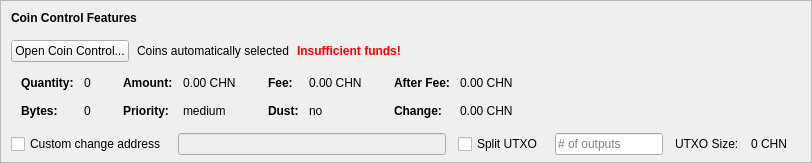
    <widget class="QFrame" name="frameCoinControl">
     <property name="sizePolicy">
      <sizepolicy hsizetype="Expanding" vsizetype="Expanding">
       <horstretch>0</horstretch>
       <verstretch>0</verstretch>
      </sizepolicy>
     </property>
     <property name="maximumSize">
      <size>
       <width>16777215</width>
       <height>16777215</height>
      </size>
     </property>
     <property name="frameShape">
      <enum>QFrame::StyledPanel</enum>
     </property>
     <property name="frameShadow">
      <enum>QFrame::Sunken</enum>
     </property>
     <layout class="QVBoxLayout" name="verticalLayoutCoinControl2">
      <property name="spacing">
       <number>0</number>
      </property>
      <property name="leftMargin">
       <number>0</number>
      </property>
      <property name="topMargin">
       <number>0</number>
      </property>
      <property name="rightMargin">
       <number>0</number>
      </property>
      <property name="bottomMargin">
       <number>6</number>
      </property>
      <item>
       <layout class="QVBoxLayout" name="verticalLayoutCoinControl" stretch="0,0,0,0,1">
        <property name="spacing">
         <number>0</number>
        </property>
        <property name="leftMargin">
         <number>10</number>
        </property>
        <property name="topMargin">
         <number>10</number>
        </property>
        <item>
         <layout class="QHBoxLayout" name="horizontalLayoutCoinControl1">
          <property name="bottomMargin">
           <number>15</number>
          </property>
          <item>
           <widget class="QLabel" name="labelCoinControlFeatures">
            <property name="sizePolicy">
             <sizepolicy hsizetype="Preferred" vsizetype="Maximum">
              <horstretch>0</horstretch>
              <verstretch>0</verstretch>
             </sizepolicy>
            </property>
            <property name="font">
             <font>
              <weight>75</weight>
              <bold>true</bold>
             </font>
            </property>
            <property name="styleSheet">
             <string notr="true">font-weight:bold;</string>
            </property>
            <property name="text">
             <string>Coin Control Features</string>
            </property>
           </widget>
          </item>
         </layout>
        </item>
        <item>
         <layout class="QHBoxLayout" name="horizontalLayoutCoinControl2" stretch="0,0,0,0">
          <property name="spacing">
           <number>8</number>
          </property>
          <property name="bottomMargin">
           <number>10</number>
          </property>
          <item>
           <widget class="QPushButton" name="pushButtonCoinControl">
            <property name="styleSheet">
             <string notr="true"/>
            </property>
            <property name="text">
             <string>Open Coin Control...</string>
            </property>
            <property name="autoDefault">
             <bool>false</bool>
            </property>
           </widget>
          </item>
          <item>
           <widget class="QLabel" name="labelCoinControlAutomaticallySelected">
            <property name="text">
             <string>Coins automatically selected</string>
            </property>
            <property name="margin">
             <number>5</number>
            </property>
           </widget>
          </item>
          <item>
           <widget class="QLabel" name="labelCoinControlInsuffFunds">
            <property name="font">
             <font>
              <weight>75</weight>
              <bold>true</bold>
             </font>
            </property>
            <property name="styleSheet">
             <string notr="true">color:red;font-weight:bold;</string>
            </property>
            <property name="text">
             <string>Insufficient funds!</string>
            </property>
            <property name="margin">
             <number>5</number>
            </property>
           </widget>
          </item>
          <item>
           <spacer name="horizontalSpacerCoinControl">
            <property name="orientation">
             <enum>Qt::Horizontal</enum>
            </property>
            <property name="sizeHint" stdset="0">
             <size>
              <width>40</width>
              <height>1</height>
             </size>
            </property>
           </spacer>
          </item>
         </layout>
        </item>
        <item>
         <widget class="QWidget" name="widgetCoinControl" native="true">
          <property name="sizePolicy">
           <sizepolicy hsizetype="Preferred" vsizetype="Preferred">
            <horstretch>0</horstretch>
            <verstretch>0</verstretch>
           </sizepolicy>
          </property>
          <property name="minimumSize">
           <size>
            <width>0</width>
            <height>0</height>
           </size>
          </property>
          <property name="styleSheet">
           <string notr="true"/>
          </property>
          <layout class="QHBoxLayout" name="horizontalLayoutCoinControl5">
           <property name="leftMargin">
            <number>0</number>
           </property>
           <property name="topMargin">
            <number>0</number>
           </property>
           <property name="rightMargin">
            <number>0</number>
           </property>
           <property name="bottomMargin">
            <number>0</number>
           </property>
           <item>
            <layout class="QHBoxLayout" name="horizontalLayoutCoinControl3" stretch="0,0,0,1">
             <property name="spacing">
              <number>20</number>
             </property>
             <property name="topMargin">
              <number>0</number>
             </property>
             <property name="bottomMargin">
              <number>10</number>
             </property>
             <item>
              <layout class="QFormLayout" name="formLayoutCoinControl1">
               <property name="horizontalSpacing">
                <number>10</number>
               </property>
               <property name="verticalSpacing">
                <number>14</number>
               </property>
               <property name="leftMargin">
                <number>10</number>
               </property>
               <property name="topMargin">
                <number>4</number>
               </property>
               <property name="rightMargin">
                <number>6</number>
               </property>
               <item row="0" column="0">
                <widget class="QLabel" name="labelCoinControlQuantityText">
                 <property name="font">
                  <font>
                   <weight>75</weight>
                   <bold>true</bold>
                  </font>
                 </property>
                 <property name="text">
                  <string>Quantity:</string>
                 </property>
                 <property name="margin">
                  <number>0</number>
                 </property>
                </widget>
               </item>
               <item row="0" column="1">
                <widget class="QLabel" name="labelCoinControlQuantity">
                 <property name="cursor">
                  <cursorShape>IBeamCursor</cursorShape>
                 </property>
                 <property name="contextMenuPolicy">
                  <enum>Qt::ActionsContextMenu</enum>
                 </property>
                 <property name="text">
                  <string notr="true">0</string>
                 </property>
                 <property name="margin">
                  <number>0</number>
                 </property>
                 <property name="textInteractionFlags">
                  <set>Qt::LinksAccessibleByMouse|Qt::TextSelectableByKeyboard|Qt::TextSelectableByMouse</set>
                 </property>
                </widget>
               </item>
               <item row="1" column="0">
                <widget class="QLabel" name="labelCoinControlBytesText">
                 <property name="font">
                  <font>
                   <weight>75</weight>
                   <bold>true</bold>
                  </font>
                 </property>
                 <property name="text">
                  <string>Bytes:</string>
                 </property>
                </widget>
               </item>
               <item row="1" column="1">
                <widget class="QLabel" name="labelCoinControlBytes">
                 <property name="cursor">
                  <cursorShape>IBeamCursor</cursorShape>
                 </property>
                 <property name="contextMenuPolicy">
                  <enum>Qt::ActionsContextMenu</enum>
                 </property>
                 <property name="text">
                  <string notr="true">0</string>
                 </property>
                 <property name="textInteractionFlags">
                  <set>Qt::LinksAccessibleByMouse|Qt::TextSelectableByKeyboard|Qt::TextSelectableByMouse</set>
                 </property>
                </widget>
               </item>
              </layout>
             </item>
             <item>
              <layout class="QFormLayout" name="formLayoutCoinControl2">
               <property name="horizontalSpacing">
                <number>10</number>
               </property>
               <property name="verticalSpacing">
                <number>14</number>
               </property>
               <property name="leftMargin">
                <number>6</number>
               </property>
               <property name="topMargin">
                <number>4</number>
               </property>
               <property name="rightMargin">
                <number>6</number>
               </property>
               <item row="0" column="0">
                <widget class="QLabel" name="labelCoinControlAmountText">
                 <property name="font">
                  <font>
                   <weight>75</weight>
                   <bold>true</bold>
                  </font>
                 </property>
                 <property name="text">
                  <string>Amount:</string>
                 </property>
                 <property name="margin">
                  <number>0</number>
                 </property>
                </widget>
               </item>
               <item row="0" column="1">
                <widget class="QLabel" name="labelCoinControlAmount">
                 <property name="cursor">
                  <cursorShape>IBeamCursor</cursorShape>
                 </property>
                 <property name="contextMenuPolicy">
                  <enum>Qt::ActionsContextMenu</enum>
                 </property>
                 <property name="text">
                  <string notr="true">0.00 CHN</string>
                 </property>
                 <property name="textInteractionFlags">
                  <set>Qt::LinksAccessibleByMouse|Qt::TextSelectableByKeyboard|Qt::TextSelectableByMouse</set>
                 </property>
                </widget>
               </item>
               <item row="1" column="0">
                <widget class="QLabel" name="labelCoinControlPriorityText">
                 <property name="font">
                  <font>
                   <weight>75</weight>
                   <bold>true</bold>
                  </font>
                 </property>
                 <property name="text">
                  <string>Priority:</string>
                 </property>
                </widget>
               </item>
               <item row="1" column="1">
                <widget class="QLabel" name="labelCoinControlPriority">
                 <property name="cursor">
                  <cursorShape>IBeamCursor</cursorShape>
                 </property>
                 <property name="contextMenuPolicy">
                  <enum>Qt::ActionsContextMenu</enum>
                 </property>
                 <property name="text">
                  <string>medium</string>
                 </property>
                 <property name="textInteractionFlags">
                  <set>Qt::LinksAccessibleByMouse|Qt::TextSelectableByKeyboard|Qt::TextSelectableByMouse</set>
                 </property>
                </widget>
               </item>
              </layout>
             </item>
             <item>
              <layout class="QFormLayout" name="formLayoutCoinControl3">
               <property name="horizontalSpacing">
                <number>10</number>
               </property>
               <property name="verticalSpacing">
                <number>14</number>
               </property>
               <property name="leftMargin">
                <number>6</number>
               </property>
               <property name="topMargin">
                <number>4</number>
               </property>
               <property name="rightMargin">
                <number>6</number>
               </property>
               <item row="0" column="0">
                <widget class="QLabel" name="labelCoinControlFeeText">
                 <property name="font">
                  <font>
                   <weight>75</weight>
                   <bold>true</bold>
                  </font>
                 </property>
                 <property name="text">
                  <string>Fee:</string>
                 </property>
                 <property name="margin">
                  <number>0</number>
                 </property>
                </widget>
               </item>
               <item row="0" column="1">
                <widget class="QLabel" name="labelCoinControlFee">
                 <property name="cursor">
                  <cursorShape>IBeamCursor</cursorShape>
                 </property>
                 <property name="contextMenuPolicy">
                  <enum>Qt::ActionsContextMenu</enum>
                 </property>
                 <property name="text">
                  <string notr="true">0.00 CHN</string>
                 </property>
                 <property name="textInteractionFlags">
                  <set>Qt::LinksAccessibleByMouse|Qt::TextSelectableByKeyboard|Qt::TextSelectableByMouse</set>
                 </property>
                </widget>
               </item>
               <item row="1" column="0">
                <widget class="QLabel" name="labelCoinControlLowOutputText">
                 <property name="font">
                  <font>
                   <weight>75</weight>
                   <bold>true</bold>
                  </font>
                 </property>
                 <property name="text">
                  <string>Dust:</string>
                 </property>
                </widget>
               </item>
               <item row="1" column="1">
                <widget class="QLabel" name="labelCoinControlLowOutput">
                 <property name="cursor">
                  <cursorShape>IBeamCursor</cursorShape>
                 </property>
                 <property name="contextMenuPolicy">
                  <enum>Qt::ActionsContextMenu</enum>
                 </property>
                 <property name="text">
                  <string>no</string>
                 </property>
                 <property name="textInteractionFlags">
                  <set>Qt::LinksAccessibleByMouse|Qt::TextSelectableByKeyboard|Qt::TextSelectableByMouse</set>
                 </property>
                </widget>
               </item>
              </layout>
             </item>
             <item>
              <layout class="QFormLayout" name="formLayoutCoinControl4">
               <property name="horizontalSpacing">
                <number>10</number>
               </property>
               <property name="verticalSpacing">
                <number>14</number>
               </property>
               <property name="leftMargin">
                <number>6</number>
               </property>
               <property name="topMargin">
                <number>4</number>
               </property>
               <property name="rightMargin">
                <number>6</number>
               </property>
               <item row="0" column="0">
                <widget class="QLabel" name="labelCoinControlAfterFeeText">
                 <property name="font">
                  <font>
                   <weight>75</weight>
                   <bold>true</bold>
                  </font>
                 </property>
                 <property name="text">
                  <string>After Fee:</string>
                 </property>
                 <property name="margin">
                  <number>0</number>
                 </property>
                </widget>
               </item>
               <item row="0" column="1">
                <widget class="QLabel" name="labelCoinControlAfterFee">
                 <property name="cursor">
                  <cursorShape>IBeamCursor</cursorShape>
                 </property>
                 <property name="contextMenuPolicy">
                  <enum>Qt::ActionsContextMenu</enum>
                 </property>
                 <property name="text">
                  <string notr="true">0.00 CHN</string>
                 </property>
                 <property name="textInteractionFlags">
                  <set>Qt::LinksAccessibleByMouse|Qt::TextSelectableByKeyboard|Qt::TextSelectableByMouse</set>
                 </property>
                </widget>
               </item>
               <item row="1" column="0">
                <widget class="QLabel" name="labelCoinControlChangeText">
                 <property name="font">
                  <font>
                   <weight>75</weight>
                   <bold>true</bold>
                  </font>
                 </property>
                 <property name="text">
                  <string>Change:</string>
                 </property>
                </widget>
               </item>
               <item row="1" column="1">
                <widget class="QLabel" name="labelCoinControlChange">
                 <property name="cursor">
                  <cursorShape>IBeamCursor</cursorShape>
                 </property>
                 <property name="contextMenuPolicy">
                  <enum>Qt::ActionsContextMenu</enum>
                 </property>
                 <property name="text">
                  <string notr="true">0.00 CHN</string>
                 </property>
                 <property name="textInteractionFlags">
                  <set>Qt::LinksAccessibleByMouse|Qt::TextSelectableByKeyboard|Qt::TextSelectableByMouse</set>
                 </property>
                </widget>
               </item>
              </layout>
             </item>
            </layout>
           </item>
          </layout>
         </widget>
        </item>
        <item>
         <layout class="QHBoxLayout" name="horizontalLayoutCoinControl4" stretch="0,0,0,0,0,0,0">
          <property name="spacing">
           <number>12</number>
          </property>
          <property name="sizeConstraint">
           <enum>QLayout::SetDefaultConstraint</enum>
          </property>
          <property name="topMargin">
           <number>5</number>
          </property>
          <property name="rightMargin">
           <number>5</number>
          </property>
          <item>
           <widget class="QCheckBox" name="checkBoxCoinControlChange">
            <property name="toolTip">
             <string>If this is activated, but the change address is empty or invalid, change will be sent to a newly generated address.</string>
            </property>
            <property name="text">
             <string>Custom change address</string>
            </property>
           </widget>
          </item>
          <item>
           <widget class="QValidatedLineEdit" name="lineEditCoinControlChange">
            <property name="enabled">
             <bool>false</bool>
            </property>
            <property name="sizePolicy">
             <sizepolicy hsizetype="Expanding" vsizetype="Fixed">
              <horstretch>0</horstretch>
              <verstretch>0</verstretch>
             </sizepolicy>
            </property>
           </widget>
          </item>
          <item>
           <widget class="QCheckBox" name="splitBlockCheckBox">
            <property name="text">
             <string>Split UTXO</string>
            </property>
           </widget>
          </item>
          <item>
           <widget class="QLineEdit" name="splitBlockLineEdit">
            <property name="sizePolicy">
             <sizepolicy hsizetype="Fixed" vsizetype="Fixed">
              <horstretch>50</horstretch>
              <verstretch>0</verstretch>
             </sizepolicy>
            </property>
            <property name="placeholderText">
             <string># of outputs</string>
            </property>
           </widget>
          </item>
          <item>
           <widget class="QLabel" name="labelBlockSizeText">
            <property name="text">
             <string>UTXO Size:</string>
            </property>
           </widget>
          </item>
          <item>
           <widget class="QLabel" name="labelBlockSize">
            <property name="text">
             <string>0 CHN</string>
            </property>
           </widget>
          </item>
          <item>
           <widget class="QLabel" name="labelCoinControlChangeLabel">
            <property name="sizePolicy">
             <sizepolicy hsizetype="Preferred" vsizetype="Expanding">
              <horstretch>0</horstretch>
              <verstretch>0</verstretch>
             </sizepolicy>
            </property>
            <property name="minimumSize">
             <size>
              <width>0</width>
              <height>0</height>
             </size>
            </property>
            <property name="text">
             <string/>
            </property>
            <property name="margin">
             <number>3</number>
            </property>
           </widget>
          </item>
         </layout>
        </item>
        <item>
         <spacer name="verticalSpacerCoinControl">
          <property name="orientation">
           <enum>Qt::Vertical</enum>
          </property>
          <property name="sizeHint" stdset="0">
           <size>
            <width>800</width>
            <height>1</height>
           </size>
          </property>
         </spacer>
        </item>
       </layout>
      </item>
     </layout>
    </widget>
